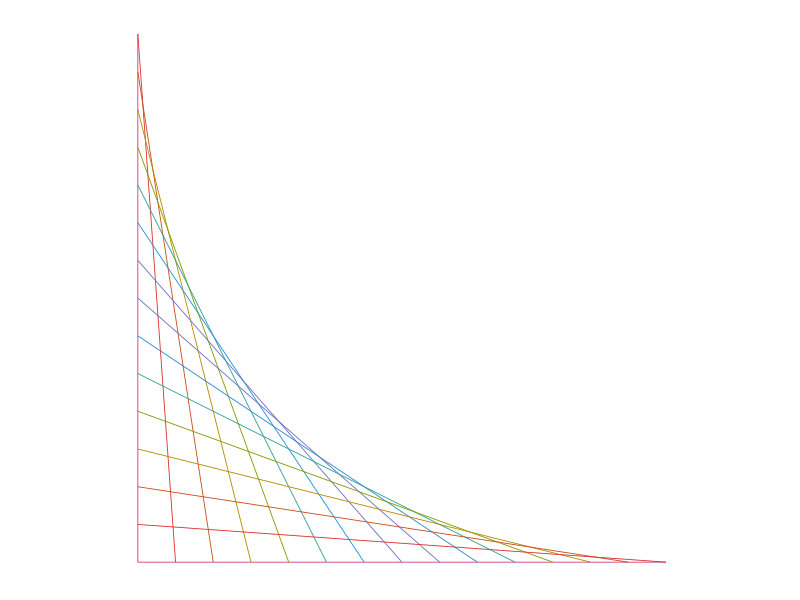
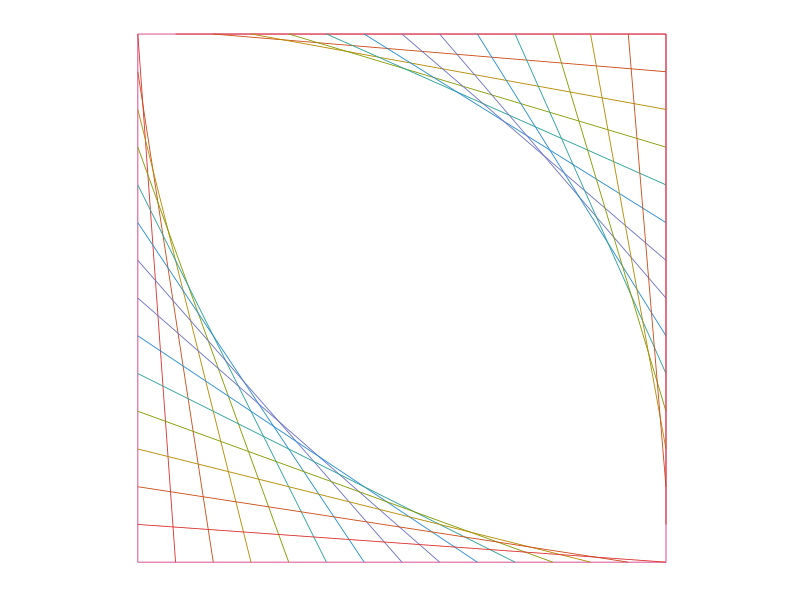
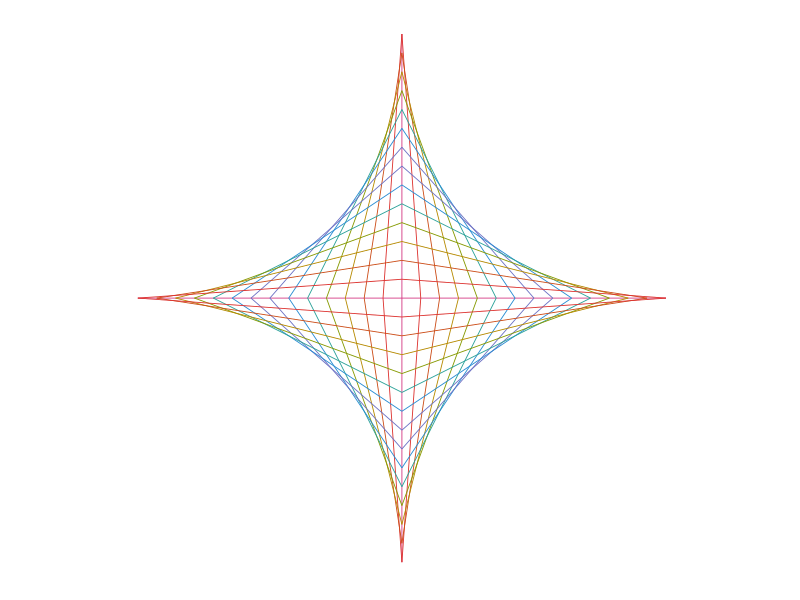
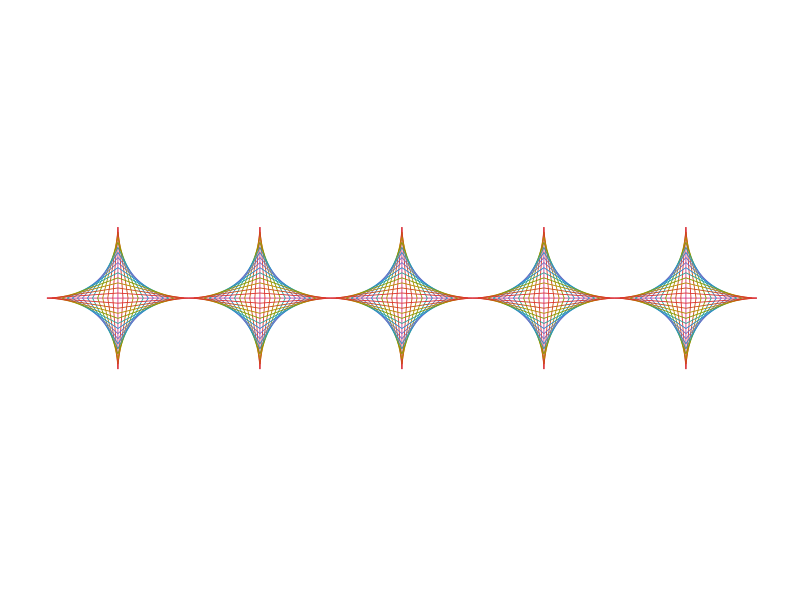
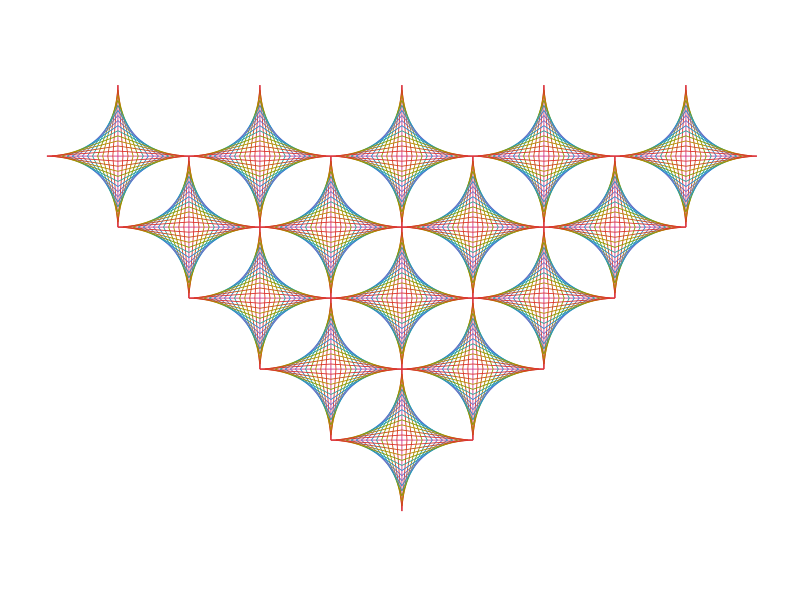
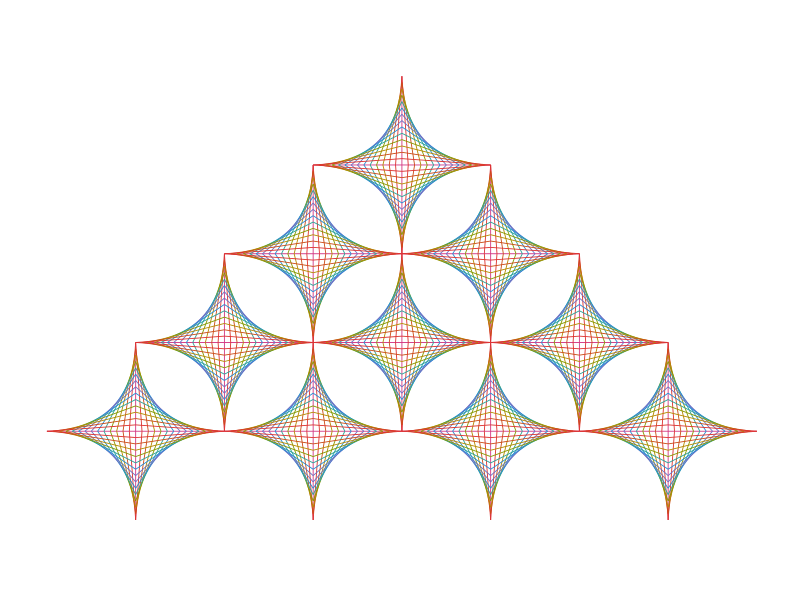
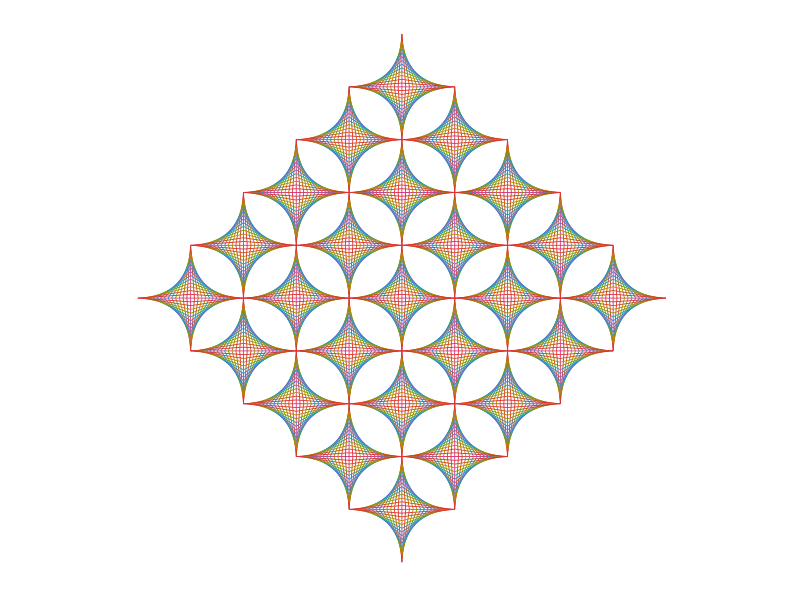
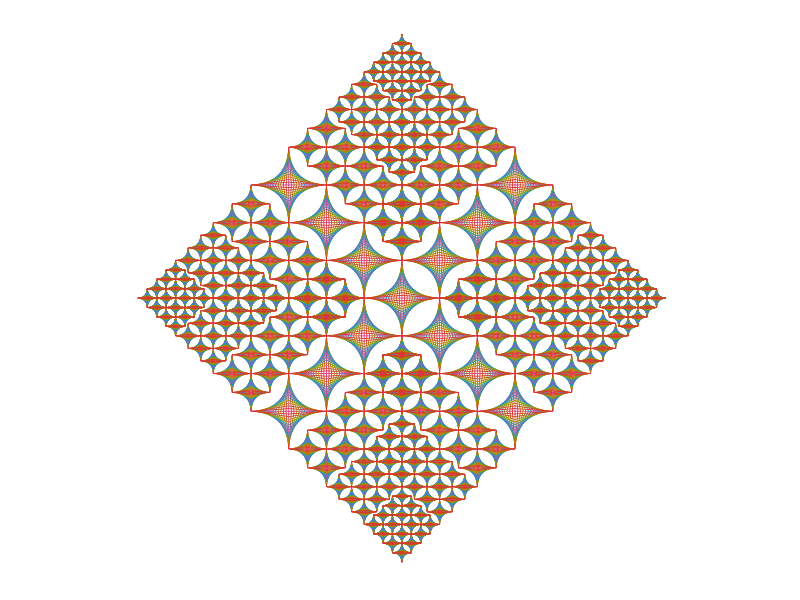

Source code (R) for these figures, in order:
## ---- chunk 1
library(ggplot2)
library(dplyr)
library(purrr)

n <- 14
cols <- seq(1, n/2)

colors <- c(
  "#d33682",  # magenta
  "#dc322f",  # red
  "#cb4b16",  # orange
  "#b58900",  # yellow
  "#859900",  # green
  "#2aa198",  # cyan
  "#268bd2",  # blue
  "#6c71c4",  # violet
  "#993399"   # purple
)

theme_blank <- function() {
  theme(axis.line = element_blank(),
        axis.text.x = element_blank(),
        axis.text.y = element_blank(),
        axis.ticks = element_blank(),
        axis.title.x = element_blank(),
        axis.title.y = element_blank(),
        legend.position = "none",
        panel.background = element_blank(),
        panel.border = element_blank(),
        panel.grid.major = element_blank(),
        panel.grid.minor = element_blank(),
        plot.background = element_blank())
}

plt <- function(data) {
  ggplot() +
    geom_segment(aes(x = x, xend = xend, y = y, yend = yend, color = factor(color)),
                 data = data, size = 0.3) +
    scale_color_manual(values = colors) +
    coord_fixed() +
    theme_blank()
}
## ---- chunk 2
blank <- function() {
  data.frame(y = numeric(0),
             yend = numeric(0),
             x = numeric(0),
             xend = numeric(0),
             color = numeric(0))
}

sector <- function() {
  data.frame(
    y = c(0, n, seq(n, 1)),
    yend = c(0, 0, rep(0, n)),
    x = c(n, 0, rep(0, n)),
    xend = c(0, 0, seq(1, n)),
    color = c(0, 0, c(cols, rev(cols))))
}

square <- function() {
  data.frame(
    y = c(0, n, n, n, seq(n, 1), seq(n, 1)),
    yend = c(0, 0, n, 0, rep(0, n), rep(n, n)),
    x = c(n, 0, n, n, rep(0, n), rep(n, n)),
    xend = c(0, 0, 0, n, seq(1, n), seq(1, n)),
    color = c(0, 0, 0, 0, c(cols, rev(cols)), c(cols, rev(cols))))
}

diamond <- function() {
  data.frame(
    y = c(0, n, seq(n, 1), seq(n, 1), seq(-n, -1), seq(-n, -1)),
    yend = c(0, -n, rep(rep(0, n), 4)),
    x = c(n, 0, rep(rep(0, n), 4)),
    xend = c(-n, 0, seq(1, n), seq(-1, -n), seq(1, n), seq(-1, -n)),
    color = c(0, 0, rep(c(cols, rev(cols)), 4)))
}
## ---- chunk 3
sector() %>% plt()
square() %>% plt()
diamond() %>% plt()
## ---- chunk 4
translate <- function(data, dx, dy) {
  mutate(data,
         x = x + dx, xend = xend + dx,
         y = y + dy, yend = yend + dy)
}

rotate <- function(data, theta) {
  rot.coords <- matrix(c(cos(theta), -sin(theta), sin(theta), cos(theta)), ncol = 2,
                       dimnames = list(NULL, c("x", "y")))
  rot.ends <- matrix(c(cos(theta), -sin(theta), sin(theta), cos(theta)), ncol = 2,
                     dimnames = list(NULL, c("xend", "yend")))
  bind_cols(as.data.frame(as.matrix(select(data, x, y)) %*% rot.coords),
            as.data.frame(as.matrix(select(data, xend, yend)) %*% rot.ends),
            select(data, color))
}

scale <- function(data, v) {
  bind_cols(select(data, -color) * v, select(data, color))
}

map.trans <- function(data, x, y) {
  bind_rows(map2(x, y, function(i, j) translate(data, i*n, j*n)))
}

sign_zp <- function(v) replace(sign(v), sign(v) == 0, 1)
sign_zn <- function(v) replace(sign(v), sign(v) == 0, -1)
increase_zp <- function(v, s) sign_zp(v) * (abs(v) + s)
increase_zn <- function(v, s) sign_zn(v) * (abs(v) + s)
## ---- chunk 5
row <- function(data, k) {
  if (k == 0) return(blank())
  bind_rows(map(seq(-k+1, k-1, by = 2), function(x) translate(data, x*n, 0)))
}

bottom.pyramid <- function(data, base) {
  if (base == 0) return(blank())
  bind_rows(map(seq(1, base), function(w) translate(row(data, w), 0, (w-1)*n)))
}

top.pyramid <- function(data, base) {
  if (base == 0) return(blank())
  bind_rows(map(seq(1, base), function(w) translate(row(data, w), 0, -(w-1)*n)))
}

meta.diamond <- function(maxw) {
  bind_rows(bottom.pyramid(diamond(), maxw),
            translate(top.pyramid(diamond(), maxw-1), 0, (maxw+maxw-2)*n)) %>%
    translate(0, -(maxw-1)*n)
}

uni.meta.diamond <- function(k) {
  meta.diamond(k) %>% scale(1/k)
}
## ---- chunk 6
row(diamond(), 5) %>% plt()
bottom.pyramid(diamond(), 5) %>% plt()
top.pyramid(diamond(), 4) %>% plt()
meta.diamond(5) %>% plt()
## ---- chunk 7
fractal_layer <- function(level, depth, growth, direction) {
  tx <- c(0, 0, 2, -2)*(level-1)
  ty <- c(2, -2, 0, 0)*(level-1)
  dx <- unlist(map(0:(depth-level),
                   function(i) c(increase_zp(tx, i), increase_zn(tx, i))))
  dy <- unlist(map(0:(depth-level),
                   function(i) c(increase_zp(ty, i), increase_zn(ty, i))))
  base <- switch(direction,
                 max_in = level,
                 max_out = depth - level + 1)
  layer <- switch(growth,
                  linear = map.trans(uni.meta.diamond(base), c(tx, dx), c(ty, dy)),
                  exponential = map.trans(uni.meta.diamond(2^(base-1)), c(tx, dx), c(ty, dy)))
  return(layer)
}

fractal <- function(depth, growth = "linear", direction = "max_in") {
  x1 <- c(1, 1, -1, -1)
  y1 <- c(1, -1, 1, -1)
  inner_size <- switch(growth,
                       linear = depth,
                       exponential = 2^(depth-1))
  start <- switch(direction,
                  max_in = uni.meta.diamond(1),
                  max_out = uni.meta.diamond(inner_size))
  l1 <- map.trans(start,
                  c(0, unlist(map(1:(depth-1), function(l) x1*l))),
                  c(0, unlist(map(1:(depth-1), function(l) y1*l))))
  ls <- bind_rows(map(2:depth, function(level) fractal_layer(level, depth, growth, direction)))
  bind_rows(l1, ls)
}

circle_fractal_layer <- function(level) {
  tx <- c(0, 0, 2, -2)*(level-1)
  ty <- c(2, -2, 0, 0)*(level-1)
  odd <- 2*level-3
  dx <- rep(c(-(odd):-1, 1:(odd)), each=2)
  dy <- rep(c(1:(odd), (odd):1), each=2) * rep(c(1, -1), 2*(odd))
  map.trans(uni.meta.diamond(level), c(tx, dx), c(ty, dy))
}

circle_fractal <- function(depth) {
  bind_rows(uni.meta.diamond(1),
            bind_rows(map(2:depth, function(level) circle_fractal_layer(level))))
}
## ---- chunk 8
fractal(4, "linear", "max_in") %>% plt()
fractal(4, "exponential", "max_in") %>% plt()
fractal(4, "linear", "max_out") %>% plt()
fractal(4, "exponential", "max_out") %>% plt()
circle_fractal(4) %>% plt()
